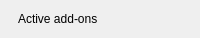
               <widget class="QFrame" name="setAddons">
                <property name="minimumSize">
                 <size>
                  <width>0</width>
                  <height>38</height>
                 </size>
                </property>
                <property name="maximumSize">
                 <size>
                  <width>16777215</width>
                  <height>38</height>
                 </size>
                </property>
                <property name="role" stdset="0">
                 <string>statusRow</string>
                </property>
                <property name="bind_fixedHeight" stdset="0">
                 <string>rh</string>
                </property>
                <layout class="QHBoxLayout" name="setAddonsLayout" stretch="0,0,0,0,1">
                 <property name="spacing">
                  <number>0</number>
                 </property>
                 <property name="leftMargin">
                  <number>0</number>
                 </property>
                 <property name="topMargin">
                  <number>0</number>
                 </property>
                 <property name="rightMargin">
                  <number>0</number>
                 </property>
                 <property name="bottomMargin">
                  <number>0</number>
                 </property>
                 <item>
                  <widget class="QLabel" name="setAddonsDot">
                   <property name="minimumSize">
                    <size>
                     <width>6</width>
                     <height>6</height>
                    </size>
                   </property>
                   <property name="maximumSize">
                    <size>
                     <width>6</width>
                     <height>6</height>
                    </size>
                   </property>
                   <property name="role" stdset="0">
                    <string>dot</string>
                   </property>
                   <property name="tone" stdset="0">
                    <string>ok</string>
                   </property>
                  </widget>
                 </item>
                 <item>
                  <spacer name="gap_39">
                   <property name="orientation">
                    <enum>Qt::Orientation::Horizontal</enum>
                   </property>
                   <property name="sizeType">
                    <enum>QSizePolicy::Policy::Fixed</enum>
                   </property>
                   <property name="sizeHint" stdset="0">
                    <size>
                     <width>12</width>
                     <height>1</height>
                    </size>
                   </property>
                  </spacer>
                 </item>
                 <item>
                  <widget class="QLabel" name="setAddonsLabel">
                   <property name="text">
                    <string>Active add-ons</string>
                   </property>
                   <property name="minimumSize">
                    <size>
                     <width>102</width>
                     <height>0</height>
                    </size>
                   </property>
                   <property name="role" stdset="0">
                    <string>rowLabel</string>
                   </property>
                  </widget>
                 </item>
                 <item>
                  <spacer name="hSpacer_26">
                   <property name="orientation">
                    <enum>Qt::Orientation::Horizontal</enum>
                   </property>
                   <property name="sizeHint" stdset="0">
                    <size>
                     <width>10</width>
                     <height>20</height>
                    </size>
                   </property>
                  </spacer>
                 </item>
                 <item>
                  <widget class="QLabel" name="setAddonsValue">
                   <property name="alignment">
                    <set>Qt::AlignmentFlag::AlignRight|Qt::AlignmentFlag::AlignVCenter</set>
                   </property>
                   <property name="role" stdset="0">
                    <string>rowValue</string>
                   </property>
                   <property name="bind" stdset="0">
                    <string>'' + (setup.activeModules || 0)</string>
                   </property>
                   <property name="elide" stdset="0">
                    <bool>true</bool>
                   </property>
                  </widget>
                 </item>
                </layout>
               </widget>
